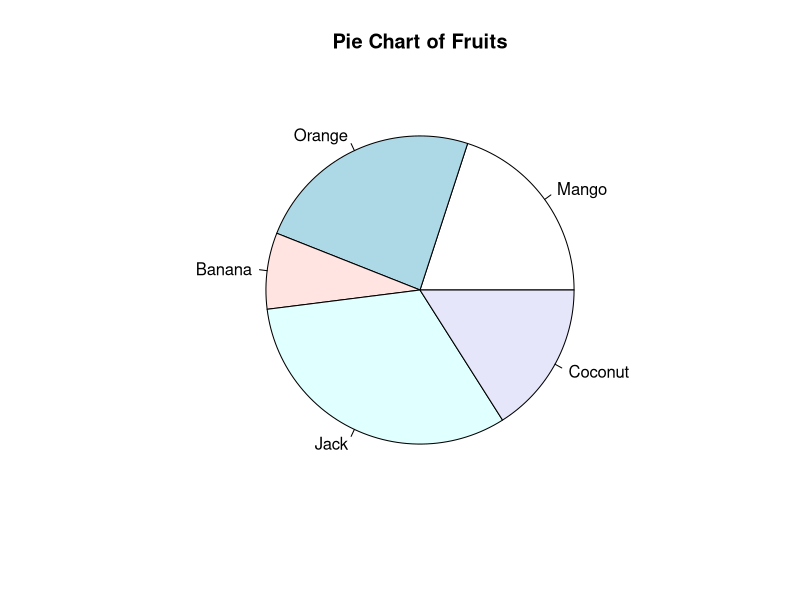
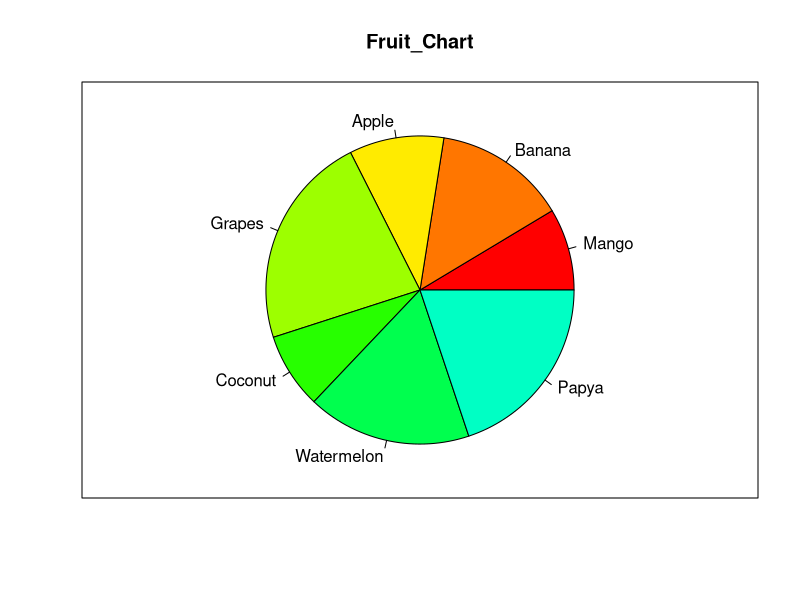
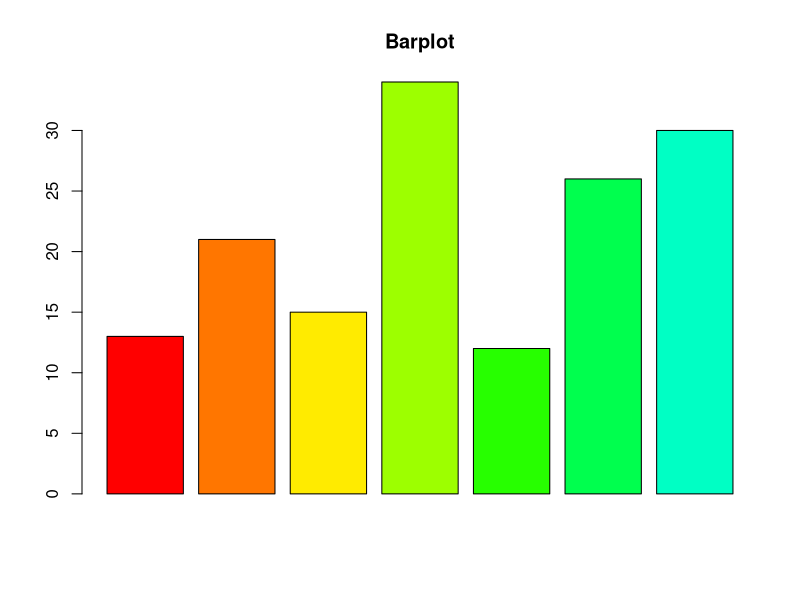
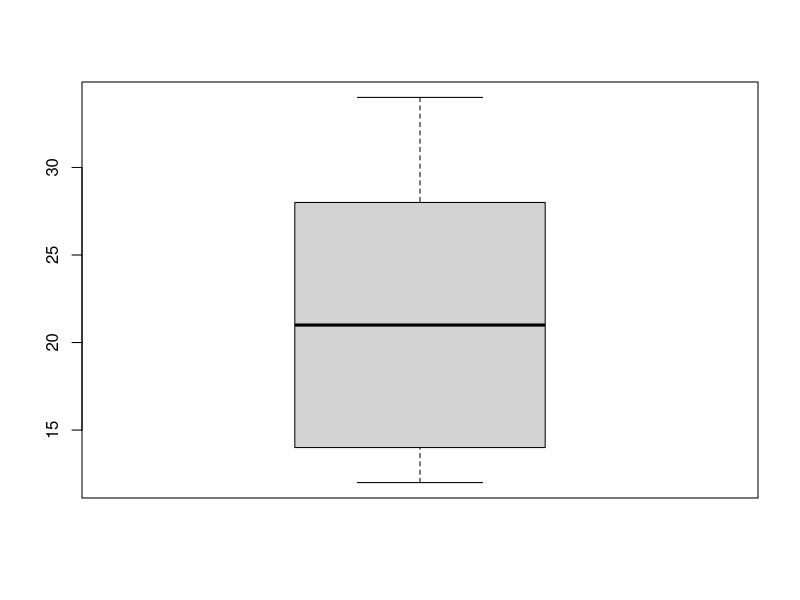
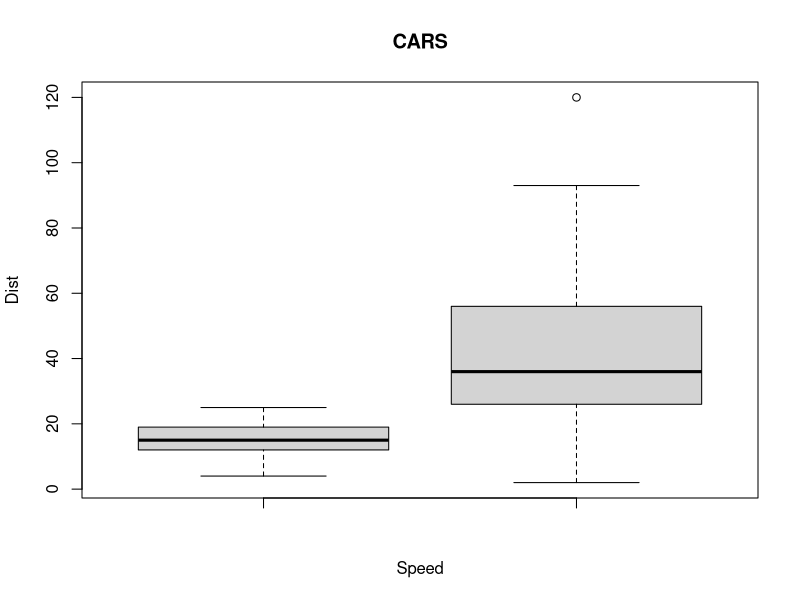
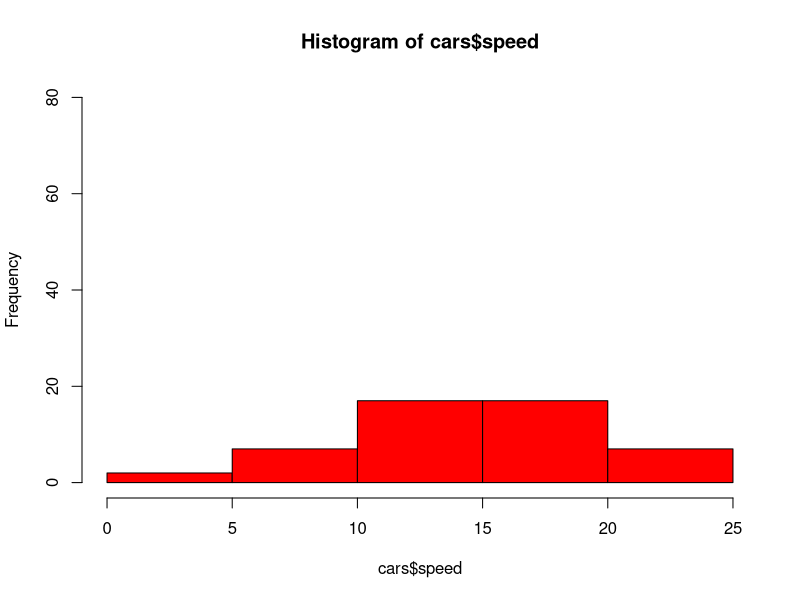

Source code (R) for these figures, in order: (Note: this script raises an error after producing the figures.)
# Title: Data Types , Graphics and Control Structures in R.

# Problem Statement: To study and practice various commands using different Data Types ,
# Graphics and Control Structures on R tool and study and practice of various control structures.

# VECTOR
ipl<-c('MI','CSK','RCB','SRH')
print(ipl)
print(class(ipl))

# LIST
list1<-list(c(2,5,8),21,89)
print(list1)

# MATRIX
Mat<-matrix(c('a','v','e','s','y','z'),nrow=2,ncol=3,byrow = TRUE)
print(Mat)

# MATRIX
Mat1<-matrix(c('r','o','h','i','t','p'),nrow=3,ncol=2,byrow = TRUE)
print(Mat1)

# ARRAY
arr<-array(c('Red','Orange','Violet'),dim=c(3,3,8))
print(arr)

# FACTORS
color<-c('green','red','yellow','red','blue','green','red')
factor_color<-factor(color)
print(factor_color)
print(color)
print(nlevels(factor_color))

# STRING
St<-"Hello! We are learning R programming!!..."
print(St)
print(color)

# TO Uppercase
print(toupper(St))

# TO Lowercase

print(tolower(St))

# DATA FRAMES
DF<-data.frame()
DF<-data.frame(gender=c('Male','Female','male'),height=c(158,120,165),weight=c(40,35,48),age=c(28,16,15))
print(DF)


#Graphics
library(plotrix)

# PIE CHART
slice <- c(10,12,4,16,8)

labels <- c("Mango","Orange","Banana","Jack","Coconut")

pie(slice, labels, main = "Pie Chart of Fruits")

x <- c(13,21,15,34,12,26,30)
labels <- c("Mango","Banana","Apple","Grapes","Coconut","Watermelon","Papya")

pie(x,labels, main="Fruit_Chart",col = rainbow(x))
box()

# BAR GRAPH

barplot(x,main="Barplot",col = rainbow(x))

# BOX PLOT
boxplot(x)
# Store the graph

boxplot(cars$speed,cars$dist,xlab = "Speed",ylab = "Dist",main="CARS")
# HISTOGRAM
hist(cars$speed,col="red",ylim = c(0,80))
dev.off()
# LINE GRAPH
lines(cars,type="o",pch=22,lty=2,col="red")
title(main="CARs",col.main="red",font.main=4)
# DOT CHART
dotchart(t(cars))
  

# CONTROL STRUCTURE:
# 1.IF-ELSE:
x <- -5
if(x > 0)
{
  print("Non Negative no")
}else
{
  print("Negative no")
  
}

# VECTORIZATION WITH IF-ELSE:
ifelse(x<=10,"x less than 10","x greater than 10")

# FOR LOOP:
y <-c ("apple","Banana","Mango")
for (x in 1:1) {
  print(y[x])
  
}

# WHILE LOOP:

a<-1
while(a<10)
{
  print(a)
  if(a==5)
    break
  a=a+1
}

# NEXT
x<-1
while (x<5)
{
  x<-x+1;
  if(x==3)
    next;
  print(x);
}

# REPEAT LOOP:
x <- 1
repeat
{
  print(x)
  x = x+1
  if (x == 6)
    {
      break
    }
}

        
